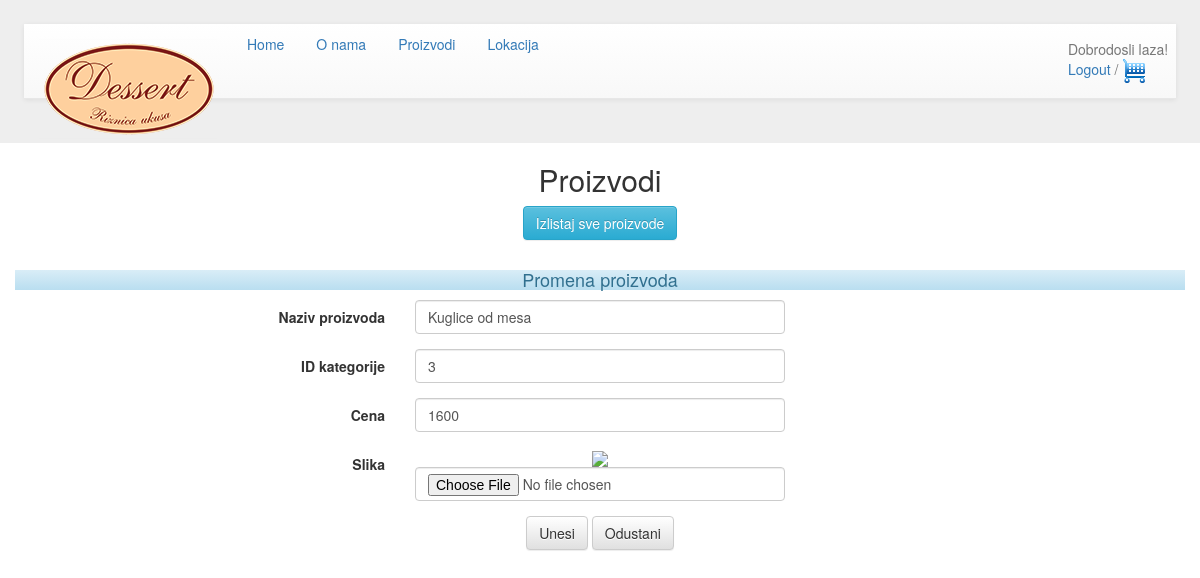
Page /private/sellers/promeni_proizvod.php?id=3 (signed in) on the committed database.
### tables this page shows
CREATE TABLE `proizvod` (
  `IDProizvoda` int(11) NOT NULL,
  `nazivProizvoda` varchar(100) NOT NULL,
  `IDKategorije` int(11) NOT NULL,
  `cena` int(11) NOT NULL,
  `slika` varchar(255) NOT NULL
);

### private/sellers/promeni_proizvod.php (the view, shortened to what this page needs)
<?php
require '../../common.inc';
if($_GET['id']){
    $id = $_GET['id'];
    $sql = "SELECT * FROM proizvod WHERE IDProizvoda = {$id}";
    $result = $con->query($sql);
    $data = $result->fetch_assoc();
    $path_do_slike = $data['slika'];
}
?>
<!DOCTYPE html>
<html>
<head>
    <link href="../../css/bootstrap.css" rel="stylesheet" type="text/css"/>
    <link href="../../css/bootstrap.min.css" rel="stylesheet" type="text/css"/>
    <link href="../../css/bootstrap-theme.css" rel="stylesheet" type="text/css"/>
    <link href="../../css/bootstrap-theme.min.css" rel="stylesheet" type="text/css"/>
</head>
<body>
  <?php include '../../navigation.php'; ?>
  <center>
      <h2>Proizvodi</h2>
      <a class="btn btn-info" href="kontrolna_tabla.php" role="button">Izlistaj sve proizvode</a><br><br>
  </center>
<div align="center">
  <div class="container">
    <div class="row">
        <h4 class="alert-info">Promena proizvoda</h4>
        <form class="form-horizontal" action="update_proizvod.php?id=<?php $data['IDProizvoda']?>" method='POST'>
          <div class="form-group col-sm-offset-4 col-sm-offset-4">
            <label for="idP" class="col-sm-4 control-label">Naziv proizvoda</label>
              <div class="col-sm-4">
                <input type="text" class="form-control" name="nazivProizvoda" id="idP" value="<?= $data['nazivProizvoda']?>"/>
              </div>
          </div>
          <div class="form-group col-sm-offset-4 col-sm-offset-4">
            <label for="lekar" class="col-sm-4 control-label">ID kategorije</label>
              <div class="col-sm-4">
                <input type="text" class="form-control" name="IDKategorije" id="lekar" value="<?= $data['IDKategorije']?>"/>
              </div>
          </div>
          <div class="form-group col-sm-offset-4 col-sm-offset-4">
            <label for="datum" class="col-sm-4 control-label">Cena</label>
              <div class="col-sm-4">
                <input type="text" class="form-control" name="cena" id="datum" value="<?= $data['cena']?>"/>
              </div>
          </div>
          <div class="form-group col-sm-offset-4 col-sm-offset-4">
            <label for="fileToUpload" class="col-sm-4 control-label">Slika</label>
              <div class="col-sm-4">
                  <img src=\"artikli/<?php $path_do_slike?>"/></a><br>
                <input type="file" class="form-control" name="fileToUpload" id="fileToUpload"/>
              </div>
          </div>
          <button type="submit" class="btn btn-default">Unesi</button>
          <button type="reset" class="btn btn-default">Odustani</button>
        </form>
    </div>
  </div>
</div>
</body>
</html>

### rows in the picture
proizvod: nazivProizvoda "Kuglice od mesa", IDKategorije "3", cena "1600"

### other values in the picture
$_SESSION['id_korisnika'] "laza"
$poruka "Logout"
